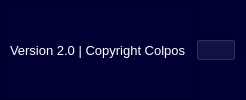
     <widget class="QFrame" name="pie_frame">
      <property name="styleSheet">
       <string notr="true">background-color: rgb(0, 0, 51);</string>
      </property>
      <property name="frameShape">
       <enum>QFrame::NoFrame</enum>
      </property>
      <property name="frameShadow">
       <enum>QFrame::Raised</enum>
      </property>
      <layout class="QHBoxLayout" name="horizontalLayout_5">
       <property name="spacing">
        <number>0</number>
       </property>
       <property name="leftMargin">
        <number>0</number>
       </property>
       <property name="topMargin">
        <number>0</number>
       </property>
       <property name="rightMargin">
        <number>0</number>
       </property>
       <property name="bottomMargin">
        <number>0</number>
       </property>
       <item alignment="Qt::AlignLeft">
        <widget class="QFrame" name="frame">
         <property name="frameShape">
          <enum>QFrame::StyledPanel</enum>
         </property>
         <property name="frameShadow">
          <enum>QFrame::Raised</enum>
         </property>
         <layout class="QHBoxLayout" name="horizontalLayout_4">
          <item>
           <widget class="QLabel" name="label">
            <property name="font">
             <font>
              <pointsize>10</pointsize>
             </font>
            </property>
            <property name="styleSheet">
             <string notr="true">color: rgb(255, 255, 255);</string>
            </property>
            <property name="text">
             <string>Version 2.0 | Copyright Colpos</string>
            </property>
           </widget>
          </item>
         </layout>
        </widget>
       </item>
       <item alignment="Qt::AlignRight">
        <widget class="QPushButton" name="pushButton">
         <property name="text">
          <string/>
         </property>
         <property name="icon">
          <iconset>
           <normaloff>../SOFTWARE DE LA CAMARA v2.6/iconos/planta.png</normaloff>../SOFTWARE DE LA CAMARA v2.6/iconos/planta.png</iconset>
         </property>
         <property name="iconSize">
          <size>
           <width>60</width>
           <height>60</height>
          </size>
         </property>
        </widget>
       </item>
       <item>
        <widget class="QFrame" name="frame_2">
         <property name="minimumSize">
          <size>
           <width>10</width>
           <height>10</height>
          </size>
         </property>
         <property name="maximumSize">
          <size>
           <width>10</width>
           <height>10</height>
          </size>
         </property>
         <property name="frameShape">
          <enum>QFrame::StyledPanel</enum>
         </property>
         <property name="frameShadow">
          <enum>QFrame::Raised</enum>
         </property>
        </widget>
       </item>
      </layout>
     </widget>
